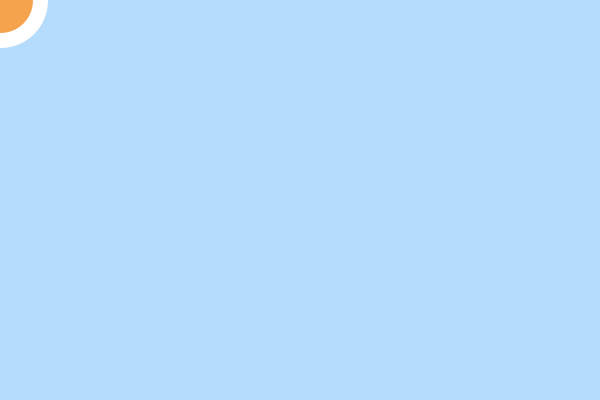
Frame 1 (no input)
Frame 60 (the mouse pressed at the canvas centre just before this capture): identical to frame 1, image omitted
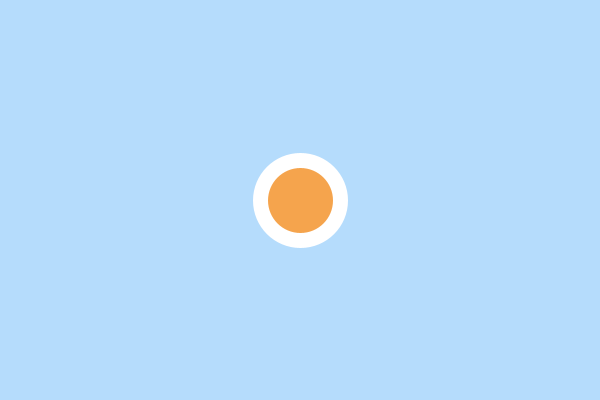
Frame 120 (the mouse held since frame 60 and released just before this capture)

The Processing sketch that drew these frames (run headless with seeded random() and noise(); from frame 60 on, the mouse is pressed at the canvas centre):

// Processing sketch: processing_112475
// ── processing_112475.pde

int counter;
void setup() { 
size(600,400); 
} 

void draw() { 

background(181,220,252); 


stroke(255); 
strokeWeight(15);
fill(245,164,77); 
ellipseMode(CENTER);
ellipse(mouseX,mouseY,80,80); 
}
